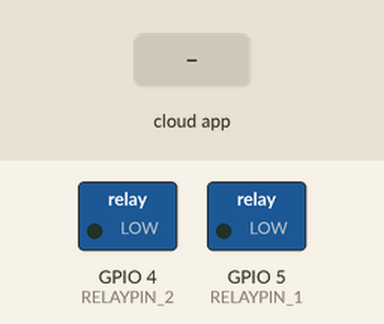
This sketch was run on a simulated ESP8266 (NodeMCU). Shown: switched loads named in the sketch (green lamp = pin HIGH). Inputs (shaded band) come from the test bench. WiFi joins after 1.5 s; servers stay silent unless stated; what the sketch prints to the serial monitor is not drawn.

Above: at 2.7 s.
2.8 s: the phone or cloud app sets 68135335dc4a25d5c3c0a786 to 1
At 3.4 s:
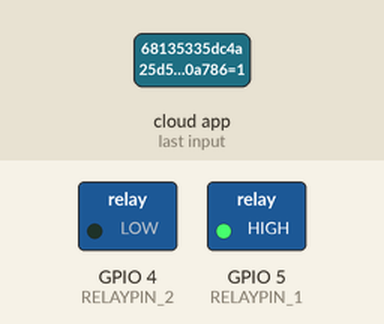
4.3 s: the phone or cloud app sets 681cd741bddfc53e33f1f6d7 to 1
At 4.6 s:
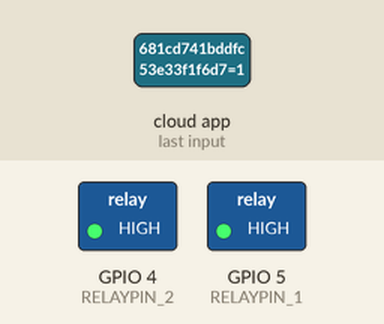
5.8 s: the phone or cloud app sets 68135335dc4a25d5c3c0a786 to 0
At 6.9 s:
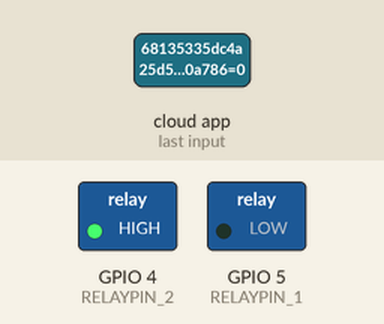
7.3 s: the phone or cloud app sets 681cd741bddfc53e33f1f6d7 to 0
At 8.1 s:
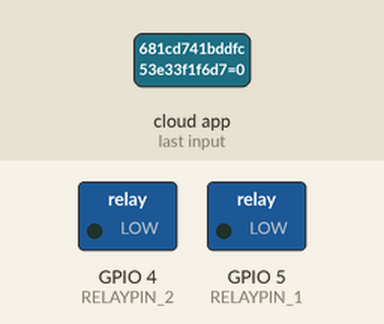
Timing chart, 0 to 9.8 s (numbered marks = the images above; inputs shaded):
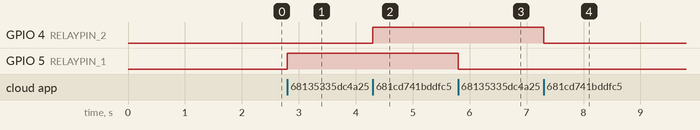

The sketch:

sketch_NodeMCU_VoiceControl.ino
```cpp
#ifdef ENABLE_DEBUG
#define DEBUG_ESP_PORT Serial
#define NODEBUG_WEBSOCKETS
#define NDEBUG
#endif
#include <Arduino.h>
#if defined(ESP8266)
#include <ESP8266WiFi.h>
#elif defined(ESP32) || defined(ARDUINO_ARCH_RP2040)
#include <WiFi.h>
#endif
#include "SinricPro.h"
#include "SinricProSwitch.h"
#define WIFI_SSID "POCO C51"
#define WIFI_PASS "12345678"
#define APP_KEY "e3c4a688-5621-42ab-8605-f660dad95ffc"
#define APP_SECRET "2e1e2690-19d1-4d20-8592-8e1f634f60a4-6904a14e-e4a9-400b-8bc8-1c103a546f2c"
#define SWITCH_ID_1 "68135335dc4a25d5c3c0a786"
#define SWITCH_ID_2 "681cd741bddfc53e33f1f6d7"
#define RELAYPIN_1 5
#define RELAYPIN_2 4
#define BAUD_RATE 115200

bool onPowerState1 (const String &deviceld, bool &state) {
  Serial.printf("Light turned %s\n", state? "ON": "OFF");
  digitalWrite(RELAYPIN_1, state? HIGH: LOW);
  return true;
}

bool onPowerState2 (const String &deviceld, bool &state) {
  Serial.printf("Fan turned %s\n", state? "ON": "OFF");
  digitalWrite(RELAYPIN_2, state? HIGH: LOW);
  return true;
}

void setupWiFi() {
  Serial.println("\n[WiFi): Connecting...");
  #if defined(ESP8266)
  WiFi.setSleepMode (WIFI_NONE_SLEEP);
  WiFi.setAutoReconnect(true);
  #elif defined(ESP32)
  WiFi.setSleep(false);
  WiFi.setAutoReconnect(true);
  #endif
  WiFi.begin(WIFI_SSID, WIFI_PASS);
  while (WiFi.status() != WL_CONNECTED) {
    Serial.print(".");
    delay(250);
  }
  Serial.printf("\n[WiFi]: Connected. IP Address: %s\n", WiFi.localIP().toString().c_str());
}

void setupSinricPro() {
  pinMode(RELAYPIN_1, OUTPUT);
  pinMode(RELAYPIN_2, OUTPUT);
  digitalWrite(RELAYPIN_1, LOW);
  digitalWrite(RELAYPIN_2, LOW);
  SinricProSwitch& mySwitch1 = SinricPro [SWITCH_ID_1];
  mySwitch1.onPowerState(onPowerState1);
  SinricProSwitch& mySwitch2 = SinricPro [SWITCH_ID_2];
  mySwitch2.onPowerState (onPowerState2);
  SinricPro.onConnected([]() {
    Serial.println("Connected to SinricPro");
  });
  SinricPro.onDisconnected ([] () {
    Serial.println("Disconnected from SinricPro");
  });
  SinricPro.begin(APP_KEY, APP_SECRET);
}

void setup() {
  Serial.begin(BAUD_RATE);
  Serial.println("\n\n--- Starting NodeMCU ---");
  setupWiFi();
  setupSinricPro();
}

void loop() {
  SinricPro.handle();
}
```

Measured:
- after the input at 2.8 s, GPIO 5 (RELAYPIN_1): LOW → HIGH at once
- after the input at 4.3 s, GPIO 4 (RELAYPIN_2): LOW → HIGH at once
- after the input at 5.8 s, GPIO 5 (RELAYPIN_1): HIGH → LOW at once
- after the input at 7.3 s, GPIO 4 (RELAYPIN_2): HIGH → LOW at once
